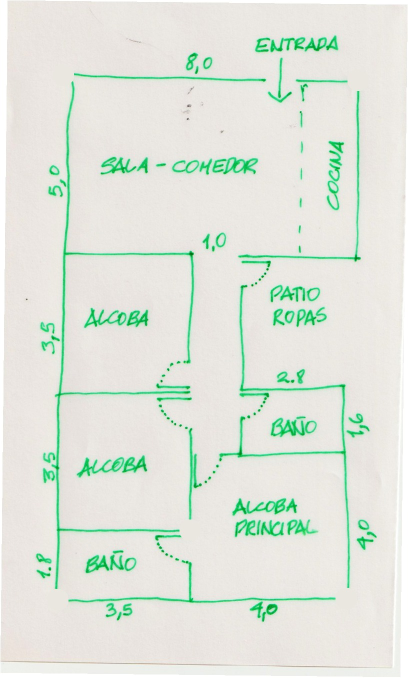
#> input picture plasma3d_api/plans/tests/fixtures/boceto_esquinas_abiertas.jpg, 816 x 1355 px (shown at 1/2 size)
$ python -i preprocess.py   (imports and definitions only)
#> lines starting #> are read from the running program, lines starting #| are printed output that depends on the picture; after the words box and inside, x2 and y2 are one past the last pixel; in counts of white or black regions, pixels touching at a corner belong together
#> further down, picture is the input picture: PIL image 816x1355 RGB; mean R, G, B 223.4, 230, 220.2
# plans/preprocess.py
"""
Preparación de la imagen del plano antes de detectar (fotos de hojas).

- Papel fotografiado: se detecta la hoja (zona clara más grande con forma de
  cuadrilátero) y se endereza la perspectiva.
- Inclinación leve (escaneo o foto torcida): se rota según la dirección
  dominante de las líneas.
- Sombras: se iguala la iluminación dividiendo por el fondo (blur grande).
- Tamaño: el lado mayor se lleva a ~1400 px.

Un plano digital (fondo blanco, derecho) pasa sin cambios salvo el tamaño.
Usa scikit-image/scipy (sin OpenCV).
"""
import numpy as np
from PIL import Image
from scipy import ndimage

TARGET_MAX_PX = 1400


def _resize(img, target=TARGET_MAX_PX):
#> called with target = 1400
    w, h = img.size
#> w = 816; h = 1355
    scale = target / float(max(w, h))
#> scale = 1.03
    if 0.8 <= scale <= 1.25:  # ya está en un tamaño razonable
        return img
    return img.resize((max(1, int(w * scale)), max(1, int(h * scale))), Image.LANCZOS)


def _order_corners(pts):
    """Ordena 4 puntos (x, y): sup-izq, sup-der, inf-der, inf-izq."""
    pts = np.asarray(pts, dtype=float)
    s = pts.sum(axis=1)
    d = np.diff(pts, axis=1).ravel()
    return np.array([pts[np.argmin(s)], pts[np.argmin(d)], pts[np.argmax(s)], pts[np.argmax(d)]])


def find_paper(img):
    """
    Esquinas de la hoja en una foto (x, y) o None si la imagen no parece una
    foto de papel (p. ej. un plano digital que ya ocupa toda la imagen).
    """
    from skimage import filters, measure
    gray = np.asarray(img.convert('L'), dtype=float)
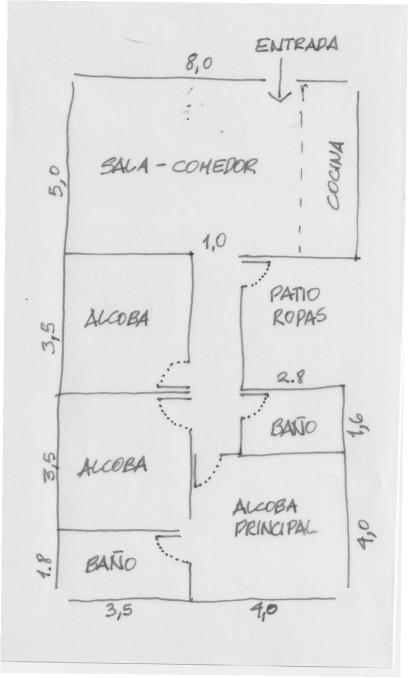
#> gray: shape (1355, 816) float64 (shown at 1/2 size); min 19, max 255, mean 226.8
    h, w = gray.shape
#> h = 1355; w = 816
    try:
        thr = filters.threshold_otsu(gray)
#> thr = 189.1
    except ValueError:
        return None
    paper = ndimage.binary_fill_holes(ndimage.binary_opening(gray > thr, iterations=2))
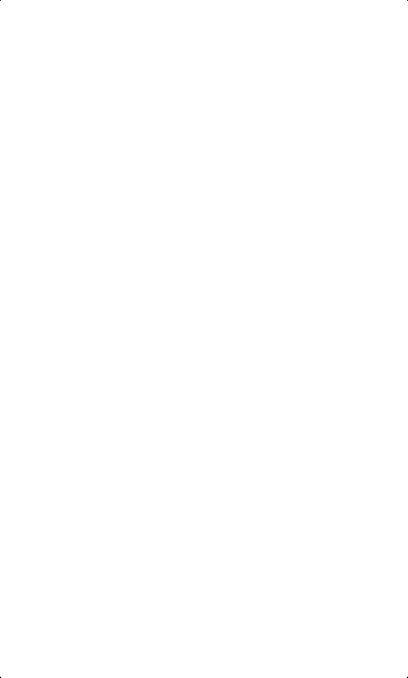
#> paper: shape (1355, 816) bool (shown at 1/2 size); 100% white; black in thin lines or dots
    labels, n = ndimage.label(paper)
#> labels: shape (1355, 816) int32; values 0 (black) and 1 (white), 100% white; black in thin lines or dots
#> n = 1
    if n == 0:
        return None
    sizes = ndimage.sum(paper, labels, range(1, n + 1))
#> sizes = [1105668]
    biggest = labels == (int(np.argmax(sizes)) + 1)
    frac = biggest.mean()
#> frac = 1
    if frac < 0.20 or frac > 0.96:
        return None  # sin hoja clara definida, o la hoja ya es toda la imagen
    contours = measure.find_contours(biggest.astype(float), 0.5)
    if not contours:
        return None
    contour = max(contours, key=len)
    for tol in (0.01, 0.02, 0.03, 0.05):
        approx = measure.approximate_polygon(contour, tolerance=tol * max(h, w))
        if len(approx) == 5 and np.allclose(approx[0], approx[-1]):
            corners = approx[:4][:, ::-1]  # (fila, col) -> (x, y)
            return _order_corners(corners)
    return None


def _warp_paper(img, corners):
    from skimage import transform
    tl, tr, br, bl = corners
    width = int(max(np.linalg.norm(tr - tl), np.linalg.norm(br - bl)))
    height = int(max(np.linalg.norm(bl - tl), np.linalg.norm(br - tr)))
    if width < 50 or height < 50:
        return img
    dst = np.array([[0, 0], [width - 1, 0], [width - 1, height - 1], [0, height - 1]], dtype=float)
    tform = transform.ProjectiveTransform()
    if not tform.estimate(dst, corners):
        return img
    arr = np.asarray(img.convert('RGB'), dtype=float) / 255.0
    out = transform.warp(arr, tform, output_shape=(height, width), mode='edge')
    return Image.fromarray((out * 255).astype(np.uint8))


def dominant_skew_deg(img, max_deg=12.0):
    """Ángulo (grados) que endereza las líneas dominantes, o 0."""
#> called with max_deg = 12
    from skimage import feature, transform
    gray = np.asarray(_resize(img, 900).convert('L'), dtype=float) / 255.0
#> call 2 of _resize, with target = 900
#> in _resize (call 2), `return img.resize((max(1, int(w * scale)), max(1, int(h * scale))), Im..`:
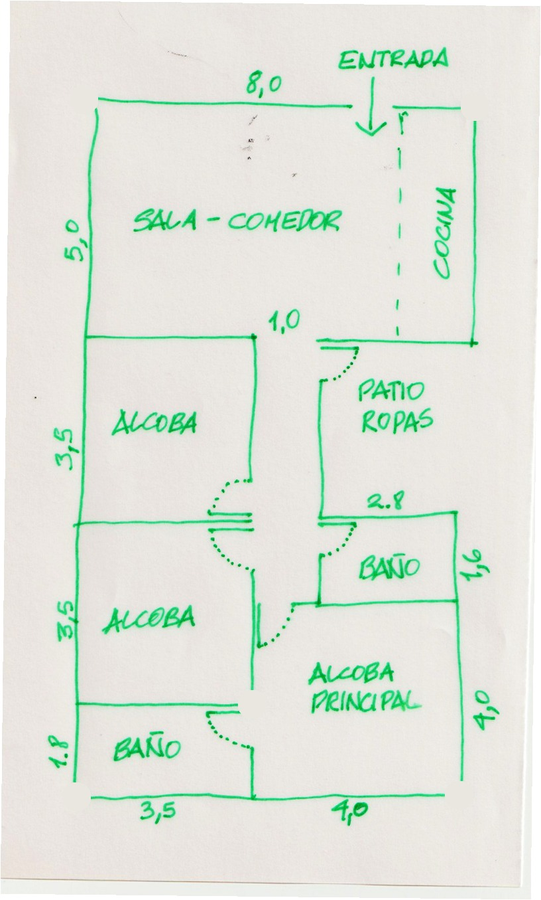
#> returned value: PIL image 541x900 RGB; mean R, G, B 223.4, 230, 220.2
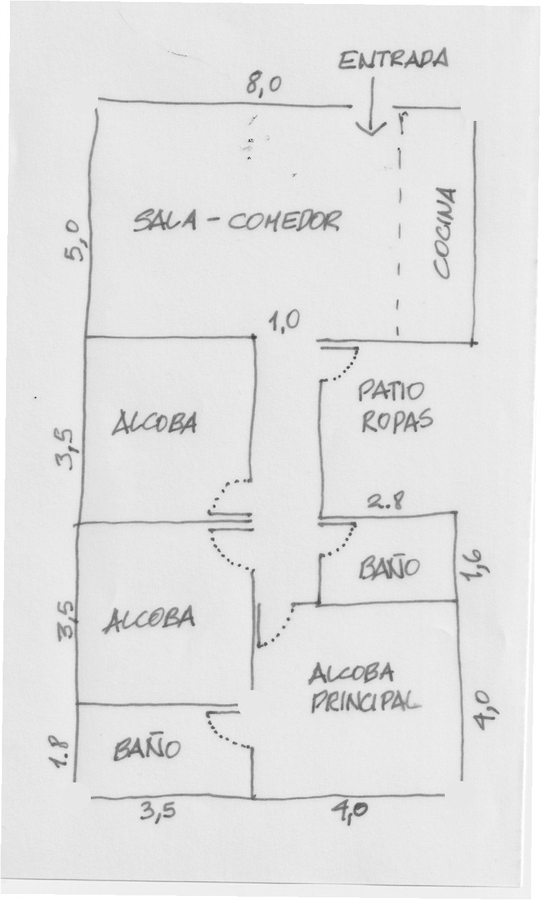
#> gray: shape (900, 541) float64; min 0.169, max 1, mean 0.889
    edges = feature.canny(gray, sigma=2)
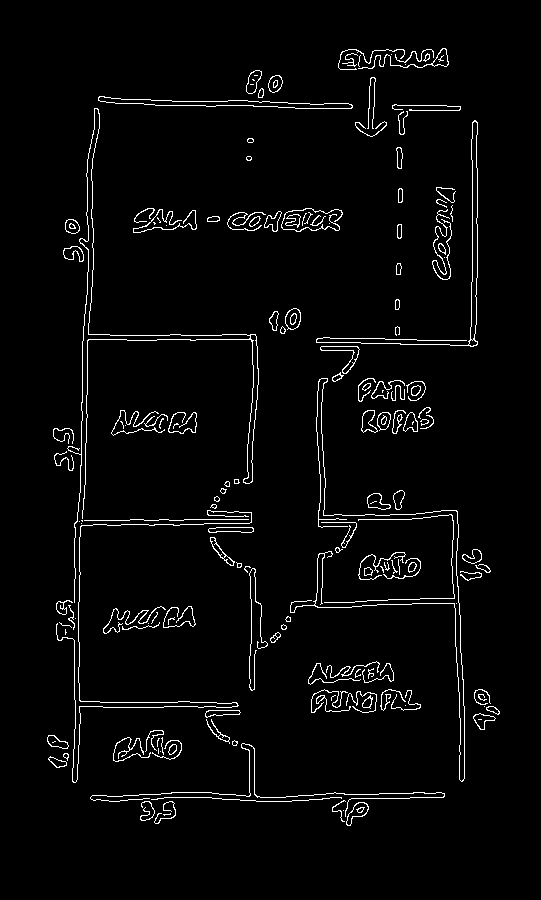
#> edges: shape (900, 541) bool; 3.1% white in thin lines or dots, all inside (x1, y1, x2, y2) = (47, 48, 500, 826)
    if edges.sum() < 200:
        return 0.0
    angles = np.deg2rad(np.linspace(-max_deg, max_deg, 97))
    hspace, theta, dists = transform.hough_line(edges, theta=np.concatenate([angles, angles + np.pi / 2]))
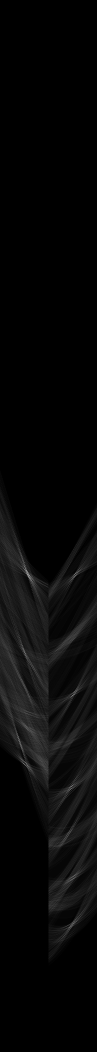
#> hspace: shape (2103, 194) uint64 (shown at 1/2 size); min 0, max 237, mean 7.2
#> theta = 194 values from -0.209 to 1.78; dists = 2103 values from -1051 to 1051
    _, best_angles, _ = transform.hough_line_peaks(hspace, theta, dists, num_peaks=20)
#> best_angles = [0.0262, 0.00873, 1.59, 0.00873, 1.59, 1.57, 1.55, -0.048, -0.00436, 1.58, -0.0218, 1.53, 0.0262]
    if len(best_angles) == 0:
        return 0.0
    deg = np.rad2deg(best_angles)
#> deg = [1.5, 0.5, 91, 0.5, 91.25, 90, 89, -2.75, -0.25, 90.25, -1.25, 87.5, 1.5]
    deg = np.where(deg > 45, deg - 90, deg)
#> deg = [1.5, 0.5, 1, 0.5, 1.25, 0, -1, -2.75, -0.25, 0.25, -1.25, -2.5, 1.5]
    deg = np.where(deg < -45, deg + 90, deg)
    skew = float(np.median(deg))
#> skew = 0.25
    return skew if 0.3 <= abs(skew) <= max_deg else 0.0


def _flatten_light(img):
    """Iguala sombras: divide por el fondo (blur grande) y re-normaliza."""
    arr = np.asarray(img.convert('RGB'), dtype=float)
    gray = arr.mean(axis=2)
    background = ndimage.gaussian_filter(gray, sigma=max(gray.shape) / 30.0)
    # solo si la iluminación varía bastante (foto); un plano digital no cambia
    if np.percentile(background, 95) - np.percentile(background, 5) < 25:
        return img
    ratio = (gray / np.maximum(background, 1.0))[..., None]
    out = np.clip(arr / np.maximum(gray[..., None], 1.0) * ratio * 245.0, 0, 255)
    return Image.fromarray(out.astype(np.uint8))


def prepare_plan_image(img):
    """
    Devuelve (imagen preparada, pasos aplicados [str]).
    Nunca falla: si algo sale mal, devuelve la imagen original redimensionada.
    """
    steps = []
    img = img.convert('RGB')
    try:
        work = _resize(img)
        if work.size != img.size:
            steps.append('tamaño')
        corners = find_paper(work)
        if corners is not None:
            work = _resize(_warp_paper(work, corners))
            steps.append('perspectiva')
        skew = dominant_skew_deg(work)
#> skew = 0
        if skew:
            work = work.rotate(skew, resample=Image.BICUBIC, expand=True, fillcolor=(255, 255, 255))
            steps.append('inclinación {:.1f}°'.format(skew))
        # Sombras: solo en fotos (en un plano digital los colores del piso
        # parecerían "sombras" y se perderían detalles).
        # (desactivado: aclarar la foto cambia los colores y se pierden
        # puertas; el detector ya compara cada muro con su propio color)
        flat = work
        if flat is not work:
            work = flat
            steps.append('sombras')
        return work, steps
    except Exception as exc:  # nunca romper la subida
        return _resize(img), ['sin preparar ({})'.format(exc)]

>>> from PIL import Image
>>> picture = Image.open('tests/fixtures/boceto_esquinas_abiertas.jpg')
>>> result = prepare_plan_image(picture)

$ run again, on plasma3d_api/plans/tests/fixtures/boceto_lapiz_claro.jpg
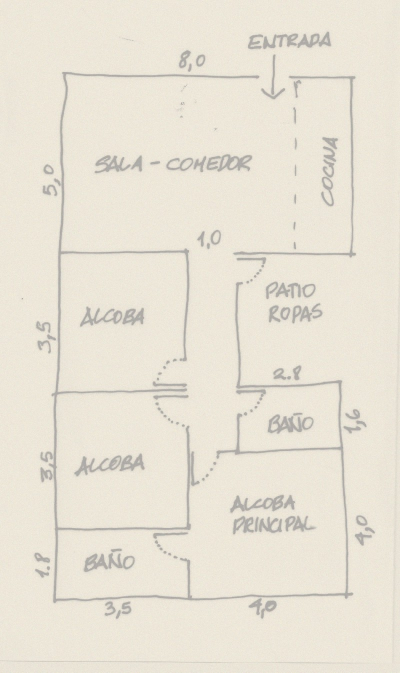
#> input picture plasma3d_api/plans/tests/fixtures/boceto_lapiz_claro.jpg, 800 x 1345 px (shown at 1/2 size)
#> picture is the input picture: PIL image 800x1345 RGB; mean R, G, B 232.7, 226.8, 213.6
#> thr = 204
#> paper: shape (1345, 800) bool; 100% white; black in thin lines or dots
#> labels: shape (1345, 800) int32; values 0 (black) and 1 (white), 100% white; black in thin lines or dots
#> n = 1
#> sizes = [1075987]
#> frac = 1
#> in dominant_skew_deg, `edges = feature.canny(gray, sigma=2)`:
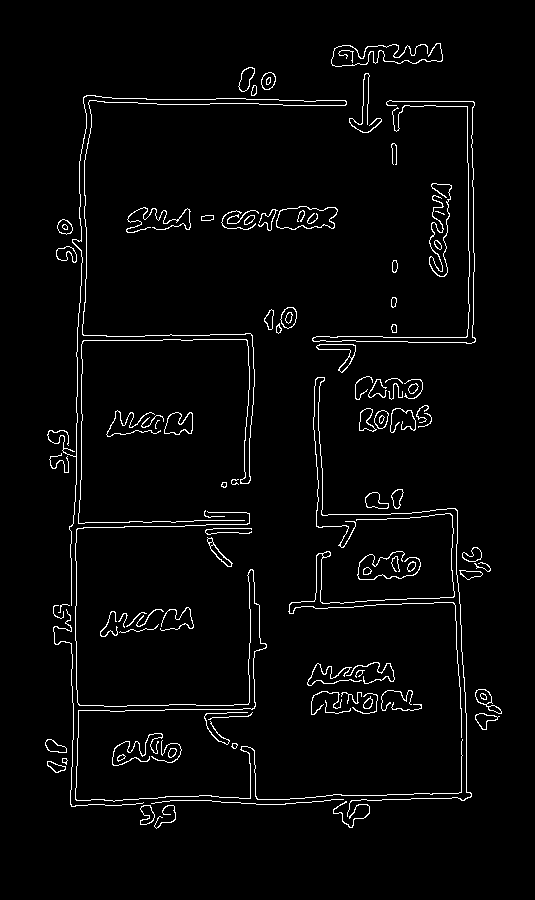
#> edges: shape (900, 535) bool; 3% white in thin lines or dots, all inside (x1, y1, x2, y2) = (45, 43, 502, 829)
#> theta = 194 values from -0.209 to 1.78; dists = 2097 values from -1048 to 1048
#> best_angles = [1.58, 0.0131, 0.00436, 1.56, 0.0262, 0, 1.55, 1.56, -0.0567, 1.56, -0.0349, -0.0175, 1.52]
#> in dominant_skew_deg, `deg = np.rad2deg(best_angles)`: deg = [90.5, 0.75, 0.25, 89.5, 1.5, 0, 89, 89.5, -3.25, 89.25, -2, -1, 87]
#> in dominant_skew_deg, `deg = np.where(deg > 45, deg - 90, deg)`: deg = [0.5, 0.75, 0.25, -0.5, 1.5, 0, -1, -0.5, -3.25, -0.75, -2, -1, -3]
#> in dominant_skew_deg, `skew = float(np.median(deg))`: skew = -0.5
#> in prepare_plan_image, `work = work.rotate(skew, resample=Image.BICUBIC, expand=True, fillcolo..`:
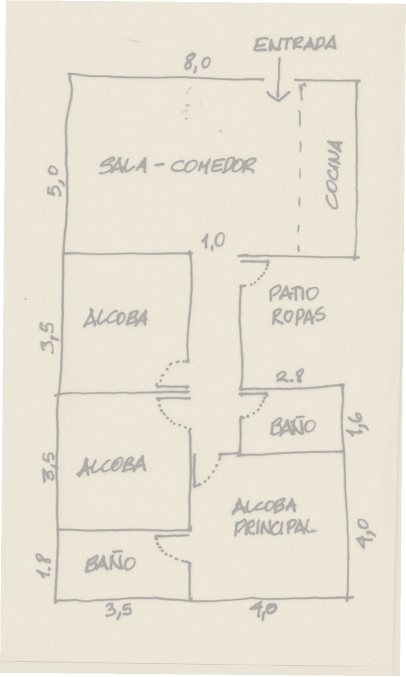
#> work: PIL image 812x1353 RGB (shown at 1/2 size); mean R, G, B 232.7, 226.9, 214
